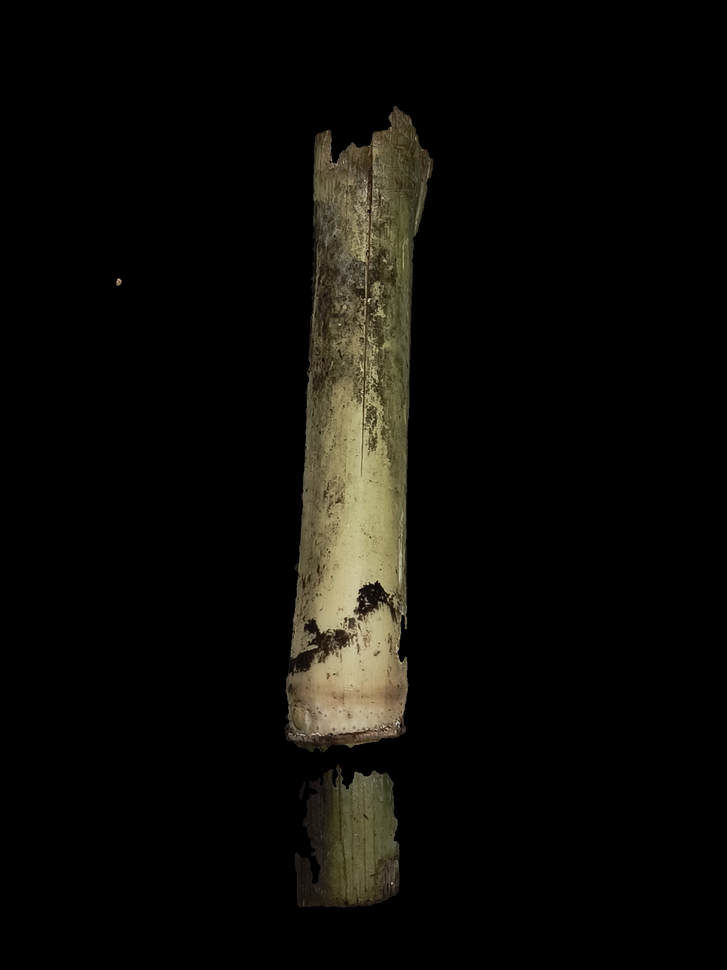
#> input picture segmentation_applied/Damaged_KMeans_applied.png, 727 x 970 px, shrunk from 1536 x 2048 before the run; its folder holds only this picture in this run
$ jupyter execute --allow-errors 02-feature-extraction.ipynb   (older library calls are emulated)
#> lines starting #> are read from the running program, lines starting #| are printed output that depends on the picture
---

**<h1><center>Análisis de la calidad de trozos de caña de azúcar mediante visión artificial</center></h1>**

**<h2><center> Visión Artificial - 2024-2</center></h2>**

<center></center>

**<h3> Presentado por: </h3>**
<ul>
  <li>Juan Esteban Arango Zapata - <a href="mailto:juarangoz@unal.edu.co">juarangoz@unal.edu.co</a> - CC 1018230863</li>
  <li>Paulina Hernández Morales - <a href="mailto:pauhernandezmo@unal.edu.co">pauhernandezmo@unal.edu.co</a> - TI 1035420888</li>
  <li>Jimena Hernández Castillo - <a href="mailto:jihernandezc@unal.edu.co">jihernandezc@unal.edu.co</a> - TI 1022094340</li>
  <li>Juan Camilo López López - <a href="mailto:julopezlop@unal.edu.co">julopezlop@unal.edu.co</a> - CC 1025533050</li>
</ul>

---

**<h3><center> Extracción de características </h3></center>**

**<h4>Importación de librerias:</h4>**

[cell 1]
import os
import random
import cv2
import numpy as np
import pandas as pd
import matplotlib.pyplot as plt
from scipy.ndimage import gaussian_filter
from matplotlib.colors import LinearSegmentedColormap
from skimage.io import imread
from skimage.color import rgb2gray
from skimage.feature import graycomatrix, graycoprops

**<h4>Detector de puntos clave:</h4>**

Los detectores clásicos no siempre funcionan bien con trozos de caña, así que hicimos `CustomKeypointDetector`, que encuentra puntos clave con un método mejorado basado en Harris, y saca descriptores combinando gradientes, intensidad y patrones locales.

[cell 2]
class CustomKeypointDetector:
    def __init__(self):
        self.patch_size = 16  # Tamaño de la región alrededor del punto clave
        self.threshold = 0.01  # Umbral para detección de puntos

    def detect_keypoints(self, image):
        gray = cv2.cvtColor(image, cv2.COLOR_BGR2GRAY).astype(np.float32)

        # 1. Detectar esquinas usando una versión modificada del método de Harris
        dx = cv2.Sobel(gray, cv2.CV_32F, 1, 0, ksize=3)
        dy = cv2.Sobel(gray, cv2.CV_32F, 0, 1, ksize=3)

        Ixx = gaussian_filter(dx**2, sigma=2)
        Iyy = gaussian_filter(dy**2, sigma=2)
        Ixy = gaussian_filter(dx*dy, sigma=2)

        # Calcular la respuesta de Harris
        det = Ixx * Iyy - Ixy**2
        trace = Ixx + Iyy
        response = det - 0.05 * (trace**2)

        # Encontrar máximos locales
        keypoints = []
        pad = self.patch_size // 2

        for y in range(pad, gray.shape[0] - pad):
            for x in range(pad, gray.shape[1] - pad):
                if response[y, x] > self.threshold:
                    # Verificar si es máximo local en una ventana 3x3
                    window = response[y-1:y+2, x-1:x+2]
                    if response[y, x] == np.max(window):
                        keypoints.append((x, y))

        return keypoints

    def compute_descriptors(self, image, keypoints):
        gray = cv2.cvtColor(image, cv2.COLOR_BGR2GRAY)
        descriptors = []

        for x, y in keypoints:
            # Extraer parche alrededor del punto clave
            patch = gray[y-self.patch_size//2:y+self.patch_size//2,
                        x-self.patch_size//2:x+self.patch_size//2]

            # 1. Gradientes
            dx = cv2.Sobel(patch, cv2.CV_32F, 1, 0, ksize=3)
            dy = cv2.Sobel(patch, cv2.CV_32F, 0, 1, ksize=3)

            # Magnitud y orientación de gradientes
            magnitude = np.sqrt(dx**2 + dy**2)
            orientation = np.arctan2(dy, dx)

            # 2. Histograma de gradientes
            hist_grad = np.histogram(orientation.flatten(), bins=8,
                                   weights=magnitude.flatten(), range=(-np.pi, np.pi))[0]

            # 3. Estadísticas locales
            mean_intensity = np.mean(patch)
            std_intensity = np.std(patch)

            # 4. Patrones de intensidad
            threshold = np.mean(patch)
            binary_pattern = (patch > threshold).astype(np.float32)
            pattern_features = np.mean(binary_pattern, axis=1)  # Promedio por filas

            # Combinar todas las características en un descriptor
            descriptor = np.concatenate([
                hist_grad / np.sum(hist_grad),  # Normalizado
                [mean_intensity / 255, std_intensity / 255],  # Normalizados
                pattern_features
            ])

            descriptors.append(descriptor)

        return np.array(descriptors)

**<h4>Procesador de las imágenes:</h4>**

La función `process_sugarcane_images(image_paths)` se encarga de recorrer una lista de imágenes, cargarlas y verificar que se puedan leer. Luego, usa el detector creado anteriormente para encontrar puntos clave y extraer descriptores en cada imagen. Toda esta información se guarda en un diccionario, incluyendo la imagen original, los puntos clave detectados y sus descriptores. Al final, imprime un pequeño resumen con el número de puntos clave encontrados y la dimensión de los descriptores, para obtener una visión general de la textura y estructura de los trozos de caña.

[cell 3]
def process_sugarcane_images(image_paths):
    detector = CustomKeypointDetector()
    results = {}

    for path in image_paths:
        image = cv2.imread(path)
#> image is the input picture: shape (970, 727, 3); mean B, G, R 7.7, 10.9, 11.9
        if image is None:
            print(f"No se pudo leer la imagen: {path}")
            continue

        keypoints = detector.detect_keypoints(image)
#> in detect_keypoints, `gray = cv2.cvtColor(image, cv2.COLOR_BGR2GRAY).astype(np.float32)`:
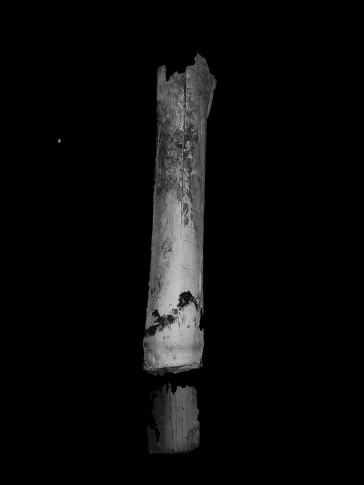
#> gray: shape (970, 727) float32 (shown at 1/2 size); min 0, max 220, mean 10.8
#> in detect_keypoints, `dx = cv2.Sobel(gray, cv2.CV_32F, 1, 0, ksize=3)`:
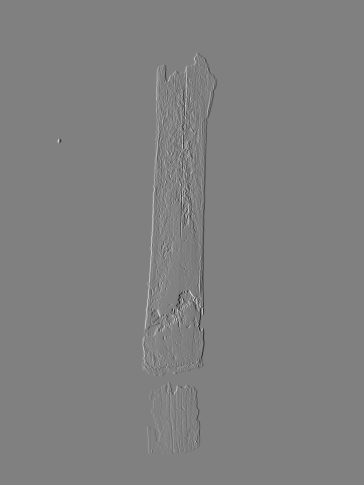
#> dx: shape (970, 727) float32 (shown at 1/2 size); min -659, max 648, mean 0; drawn with min black and max white
#> in detect_keypoints, `Ixx = gaussian_filter(dx**2, sigma=2)`:
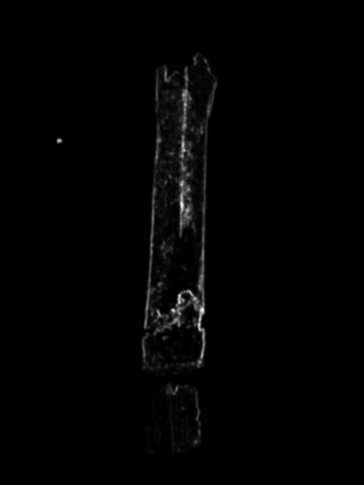
#> Ixx: shape (970, 727) float32 (shown at 1/2 size); min 0, max 109642.7, mean 1189.8; drawn with min black and max white
#> in detect_keypoints, `Iyy = gaussian_filter(dy**2, sigma=2)`:
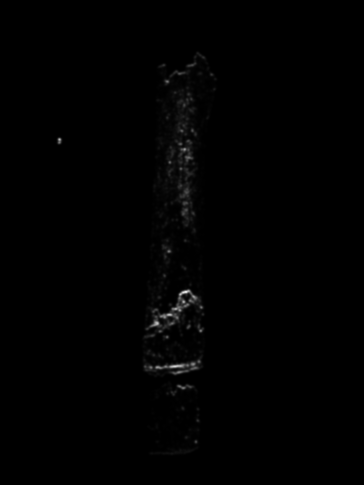
#> Iyy: shape (970, 727) float32 (shown at 1/2 size); min 0, max 96968.1, mean 514.2; drawn with min black and max white
#> in detect_keypoints, `response = det - 0.05 * (trace**2)`:
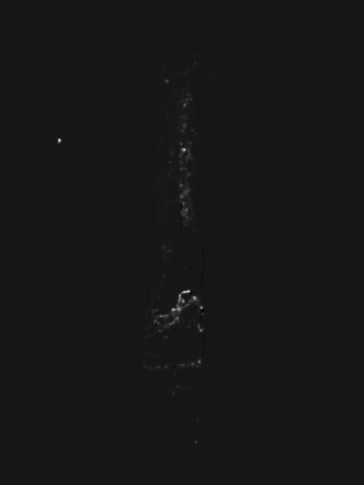
#> response: shape (970, 727) float32 (shown at 1/2 size); min -381455520, max 3.88e+09, mean 5517492; drawn with min black and max white
#> after the loop in detect_keypoints, `for y in range(pad, gray.shape[0] - pad):`: keypoints = 594 pairs, first value 118 to 431, second value 107 to 905
        descriptors = detector.compute_descriptors(image, keypoints)
#> the loop in compute_descriptors, `for x, y in keypoints:` made 594 passes
#> (x, y, hist_grad, mean_intensity, std_intensity, threshold) on passes 1 to 3: (395, 107, [181.8, 59.01, 0, 1061.9, 4002.9, 1462.7, 3937.7, 2128.9], 17.52, 27.82, 17.52), (389, 116, [745.9, 111.6, 232.8, 5041, 5903.4, 1296.8, 715.8, 1749.1], 27.45, 33.76, 27.45), (408, 116, [413.6, 174.1, 496.7, 1350.9, 644.8, 638.8, 4924.8, 7833.4], 30.27, 33.58, 30.27)
#> after the loop in compute_descriptors, `for x, y in keypoints:`: descriptors = 594 items
#> in compute_descriptors, `return np.array(descriptors)`:
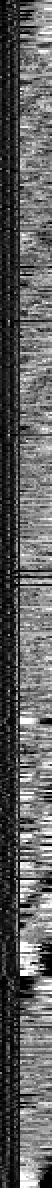
#> returned value: shape (594, 26) float64 (shown 2 times larger); min 0, max 1, mean 0.375

        results[path] = {
            'image': image,
            'keypoints': keypoints,
            'descriptors': descriptors,
            'num_keypoints': len(keypoints)
        }

        print(f"\nResultados para {path}:")
        print(f"Número de puntos clave encontrados: {len(keypoints)}")
#| Número de puntos clave encontrados: 594
        print(f"Dimensión de los descriptores: {descriptors.shape if descriptors is not None else 'N/A'}")
#| Dimensión de los descriptores: (594, 26)

    return results

**<h4>Mapas de densidad:</h4>**

En lugar de mostrar los puntos clave de forma individual, esta función crea mapas de densidad para cada imagen. Para ello, `visualize_density_map(results)` toma los resultados del análisis y genera una representación visual donde las zonas con mayor concentración de puntos clave aparecen resaltadas.

Primero, se inicializa una figura con varias subgráficas para mostrar múltiples imágenes. Luego, para cada imagen, se construye un mapa de densidad a partir de los puntos clave detectados, difuminándolo con un filtro gaussiano para suavizar la distribución. Finalmente, el mapa se superpone a la imagen original con una escala de color para resaltar las regiones más densas. Así, obtenemos una representación más intuitiva de la estructura y patrones dentro de los trozos de caña.

[cell 4]
def visualize_density_map(results):
    num_images = len(results)
    rows = (num_images + 2) // 3

    fig, axes = plt.subplots(rows, 3, figsize=(15, 5*rows))
    axes = axes.flatten()  # Aplana la matriz de ejes para facilitar el acceso

    for i, (path, data) in enumerate(results.items()):
        image = data['image']
        keypoints = data['keypoints']

        h, w = image.shape[:2]
        density_map = np.zeros((h, w))  # Inicializa el mapa de densidad

        for x, y in keypoints:
            x, y = int(x), int(y)
            if 0 <= x < w and 0 <= y < h:
                density_map[y, x] += 1  # Incrementa el valor en la posición del punto clave

        density_map = gaussian_filter(density_map, sigma=10)  # Aplica un filtro gaussiano para suavizar el mapa

        if np.max(density_map) > 0:
            density_map /= np.max(density_map)  # Normaliza el mapa de densidad

        image_rgb = cv2.cvtColor(image, cv2.COLOR_BGR2RGB)  # Convierte la imagen a RGB
        axes[i].imshow(image_rgb)  # Muestra la imagen original
        axes[i].imshow(density_map, alpha=0.5, cmap='hot')  # Superpone el mapa de densidad
        axes[i].axis('off')  # Oculta los ejes

    for j in range(i+1, len(axes)):
        axes[j].axis('off')  # Oculta los ejes de los subplots vacíos
        axes[j].set_visible(False)  # Oculta los subplots vacíos

    plt.tight_layout()
    return fig

**<h4>Mapas de distribución:</h4>**

Esta función se encarga de crear mapas de calor para visualizar cómo se distribuyen los puntos clave en diferentes imágenes, organizándolos por categoría. Primero, identifica la categoría de cada imagen a partir de su nombre y agrupa los datos. Luego, toma una muestra de hasta 10,000 puntos clave por imagen para no sobrecargar el proceso y normaliza sus coordenadas para ajustarlas a una escala común. Después, genera un heatmap aplicando un filtro gaussiano que suaviza la densidad y usa un esquema de colores personalizado para destacar las zonas con mayor concentración de puntos.

[cell 5]
def create_distribution_visualization(results):
    categories = set()
    for path in results.keys():
        category = os.path.basename(path).split('_')[0]
        categories.add(category)  # Extrae y agrega la categoría de cada imagen

    num_categories = len(categories)

    fig, axes = plt.subplots(1, num_categories, figsize=(6*num_categories, 6))  # Crea una figura con subplots
    if num_categories == 1:
        axes = [axes]  # Asegura que axes sea una lista si hay solo una categoría

    categories_data = {}
    for path, data in results.items():
        category = os.path.basename(path).split('_')[0]
        categories_data.setdefault(category, []).append(data)  # Agrupa los datos por categoría

    for i, (category, category_data) in enumerate(sorted(categories_data.items())):
        resolution = 300
        heatmap = np.zeros((resolution, resolution))  # Inicializa el heatmap

        total_points = 0

        for data in category_data:
            image = data['image']
            keypoints = data['keypoints']

            sampled_keypoints = random.sample(keypoints, min(len(keypoints), 10000))  # Muestra aleatoria de puntos clave

            h, w = image.shape[:2]
            for x, y in sampled_keypoints:
                x_norm = int(x * resolution / w)
                y_norm = int(y * resolution / h)

                if 0 <= x_norm < resolution and 0 <= y_norm < resolution:
                    heatmap[y_norm, x_norm] += 1
                    total_points += 1  # Incrementa el contador de puntos totales

        heatmap = gaussian_filter(heatmap, sigma=5)  # Aplica un filtro gaussiano para suavizar el heatmap

        if total_points > 0:
            heatmap /= np.max(heatmap)  # Normaliza el heatmap

        colors = [(0, 0, 0), (0, 0, 1), (0, 1, 1), (1, 1, 0), (1, 0, 0)]
        cmap_name = f'custom_{category}'
        cm = LinearSegmentedColormap.from_list(cmap_name, colors, N=100)  # Crea un colormap personalizado

        im = axes[i].imshow(heatmap, cmap=cm)  # Muestra el heatmap
        axes[i].set_title(f'Distribución de puntos - {category}')
        axes[i].axis('off')

        cbar = plt.colorbar(im, ax=axes[i], fraction=0.046, pad=0.04)
        cbar.set_label('Densidad normalizada')

    plt.tight_layout()
    return fig

**<h4>Ejecución del procesamiento y visualización:</h4>**

Cargamos las imágenes que segmentamos en el notebook anterior y ejecutamos el análisis de características.

[cell 6]
directorio = "segmentation_applied"
image_paths = [os.path.join(directorio, archivo) for archivo in os.listdir(directorio) if archivo.endswith((".png", ".jpg", ".jpeg"))]

results = process_sugarcane_images(image_paths)
#> results = 1 item

density_map_fig = visualize_density_map(results)
#> in visualize_density_map, `num_images = len(results)`: num_images = 1
#> the loop in visualize_density_map, `for i, (path, data) in enumerate(results.items()):` made 1 pass
#> (h, w) on pass 1: (970, 727)
#> after the loop in visualize_density_map, `for i, (path, data) in enumerate(results.items()):`:
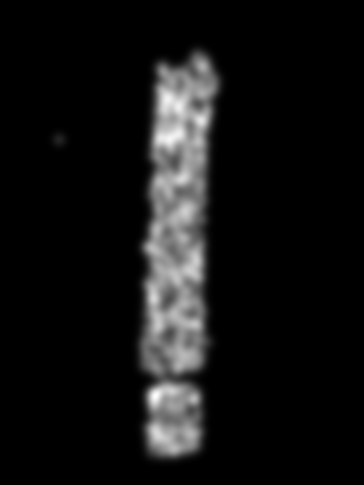
#> density_map: shape (970, 727) float64 (shown at 1/2 size); min 0, max 1, mean 0.0732
#> the loop in visualize_density_map, `for j in range(i+1, len(axes)):` made 2 passes
distribution_fig = create_distribution_visualization(results)
#> the loop in create_distribution_visualization, `for path in results.keys():` made 1 pass
#> after the loop in create_distribution_visualization, `for path in results.keys():`: categories = 1 item
#> in create_distribution_visualization, `num_categories = len(categories)`: num_categories = 1
#> the loop in create_distribution_visualization, `for path, data in results.items():` made 1 pass
#> after the loop in create_distribution_visualization, `for path, data in results.items():`: categories_data = 1 item
#> the loop in create_distribution_visualization, `for i, (category, category_data) in enumerate(sorted(categories_data.i..` made 1 pass
#> (category, resolution, colors, cmap_name) on pass 1: ('Damaged', 300, [(0, 0, 0), (0, 0, 1), (0, 1, 1), (1, 1, 0), (1, 0, 0)], 'custom_Damaged')
#> after the loop in create_distribution_visualization, `for i, (category, category_data) in enumerate(sorted(categories_data.i..`:
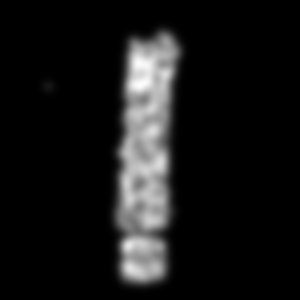
#> heatmap: shape (300, 300) float64; min 0, max 1, mean 0.0872

plt.show()
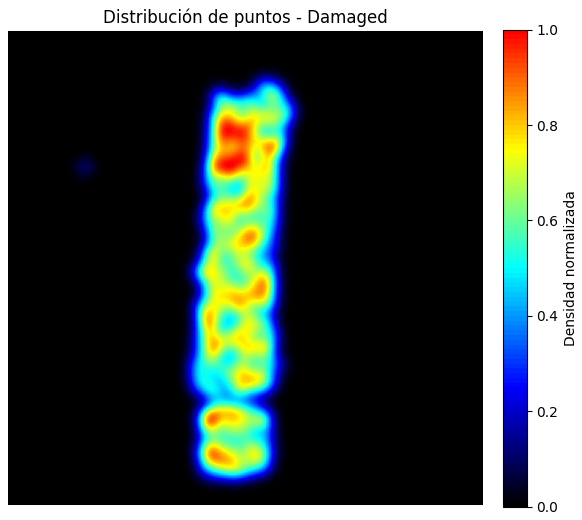
#> figure drawn by matplotlib, 2 panels

De los resultados obtenidos anteriormente, destacamos que la muestra Mutilated  tiene el mayor número de puntos clave, lo que podría indicar una mayor complejidad en los patrones detectados debido a la irregularidad y daños presentes. En contraste, la muestra Healthy tiene la menor cantidad de puntos clave, lo que sugiere una estructura más uniforme y menos texturizada.

**Distribución de densidad en los mapas de calor:**

En los mapas de calor, se observa que las áreas con mayor concentración de puntos clave están representadas en tonos rojos y amarillos.
- Damaged presenta una distribución uniforme de puntos clave a lo largo de la muestra, con mayor densidad en ciertas zonas centrales y los extremos.
- Healthy presenta una densidad de puntos clave más dispersa, lo que sugiere una superficie más homogénea y menos afectada por daños.
- Mutilated presenta una distribución más heterogénea con zonas de alta densidad, especialmente en las áreas donde la caña parece rota o con bordes irregulares.

**<h4>Características GLCM:</h4>**

La Matriz de Co-ocurrencia de Niveles de Gris (GLCM) es una técnica utilizada para analizar la textura de una imagen midiendo cómo varían los niveles de gris entre píxeles vecinos. En este contexto, la usamos para cuantificar diferencias en la estructura de la caña de azúcar y así distinguir entre muestras sanas, dañadas y mutiladas. Extraemos seis descriptores clave (dissimilarity, contrast, homogeneity, ASM, energy y correlation), los cuales nos ayudan a entender patrones de irregularidad, uniformidad y contraste en cada imagen.

[cell 7]
# [10 lines left out: function get_glcm_features, not called in this run]

def process_images(folder):
    data = []
    for filename in os.listdir(folder):
        if "KMeans" in filename and filename.endswith(".png"):
            file_path = os.path.join(folder, filename)
            img = imread(file_path)
            if len(img.shape) == 3:
                img_gray = rgb2gray(img)
            else:
                img_gray = img
            features = get_glcm_features((img_gray * 255).astype(np.uint8))

            # Identificar el tipo de caña
            if "damaged" in filename.lower():
                category = "damaged"
            elif "healthy" in filename.lower():
                category = "healthy"
            elif "mutilated" in filename.lower():
                category = "mutilated"
            else:
                continue

            features['category'] = category
            features['filename'] = filename
            data.append(features)

    return pd.DataFrame(data)

# Carpeta de imágenes
folder_path = "segmentation_cleaned"
#> (the rest of this cell did not finish here and is left out)
